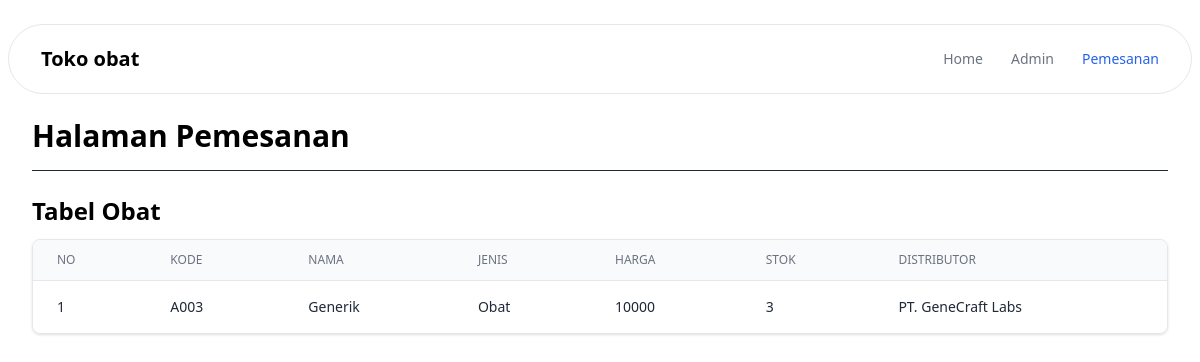
The app's page /pemesanan.php with its own data.
### tables this page shows
CREATE TABLE `t_obat` (
  `id` int(11) NOT NULL,
  `kode` varchar(255) NOT NULL,
  `jenis` varchar(255) NOT NULL,
  `nama` varchar(255) NOT NULL,
  `harga` int(11) NOT NULL,
  `stok` int(11) NOT NULL,
  `id_distributor` int(11) NOT NULL
);

CREATE TABLE `t_distributor` (
  `id` int(11) NOT NULL,
  `kode` varchar(255) DEFAULT NULL,
  `nama` varchar(255) DEFAULT NULL,
  `alamat` varchar(255) DEFAULT NULL,
  `email` varchar(255) DEFAULT NULL,
  `telepon` varchar(255) DEFAULT NULL,
  `pic` varchar(255) DEFAULT NULL
);

### functions.php (called while the page is built, shortened)
<?php
$conn = mysqli_connect("localhost", "root", "", "toko_obat");
function query($query)
{
  global $conn;
  $result = mysqli_query($conn, $query);
  $rows = [];
  while ($row = mysqli_fetch_assoc($result)) {
    $rows[] = $row;
  }
  return $rows;
}

### pemesanan.php (the view, shortened to what this page needs)
<?php
require 'functions.php';
$data_obat = query("SELECT t_obat.*, t_distributor.nama AS nama_distributor FROM t_obat JOIN t_distributor ON t_obat.id_distributor = t_distributor.id WHERE stok <= 4");
?>
<!DOCTYPE html>
<html>
<head>
	<link href="./output.css" rel="stylesheet">
</head>
<body>
	<header class="z-50 flex flex-wrap w-full text-sm md:justify-start md:flex-nowrap">
		<nav class="mt-6 relative max-w-[85rem] w-full bg-white border border-gray-200 rounded-[36px] mx-2 py-3 px-4 md:flex md:items-center md:justify-between md:py-0 md:px-6 lg:px-8 xl:mx-auto dark:bg-neutral-800 dark:border-neutral-700" aria-label="Global">
			<div class="flex items-center justify-between">
				<a class="flex-none text-xl font-semibold dark:text-white" href="index.php" aria-label="Brand">Toko obat</a>
			</div>
			<div id="navbar-collapse-with-animation" class="hidden overflow-hidden transition-all duration-300 hs-collapse basis-full grow md:block">
				<div class="flex flex-col mt-5 gap-y-4 gap-x-0 md:flex-row md:items-center md:justify-end md:gap-y-0 md:gap-x-7 md:mt-0 md:ps-7">
					<a class="font-medium text-gray-500 hover:text-gray-400 md:py-6 dark:text-neutral-400 dark:hover:text-neutral-500" href="index.php">Home</a>
					<a class="font-medium text-gray-500 hover:text-gray-400 md:py-6 dark:text-neutral-400 dark:hover:text-neutral-500" href="admin.php">Admin</a>
					<a class="font-medium text-blue-600 md:py-6 dark:text-blue-500" href="pemesanan.php" aria-current="page">Pemesanan</a>
				</div>
			</div>
		</nav>
	</header>
	<main id="content">
		<div class=" max-w-[85rem] mx-auto px-4 sm:px-6 lg:px-8 pt-6 pb-2">
			<h1 class="text-3xl font-bold">Halaman Pemesanan</h1>
			<hr class="my-4 border-gray-800 dark:border-white">
		</div>
		<div class="max-w-[85rem] mx-auto pb-10 px-4 sm:px-6 lg:px-8 ">
			<h2 class="mb-3 text-2xl font-bold">Tabel Obat</h2>
			<div class="flex flex-col">
				<div class="-m-1.5 overflow-x-auto">
					<div class="p-1.5 min-w-full inline-block align-middle">
						<div class="overflow-hidden border rounded-lg shadow dark:border-neutral-700 dark:shadow-gray-900">
							<table class="min-w-full divide-y divide-gray-200 dark:divide-neutral-700">
								<thead class="bg-gray-50 dark:bg-neutral-700">
									<tr>
										<th scope="col" class="px-6 py-3 text-xs font-medium text-gray-500 uppercase text-start dark:text-neutral-400">No</th>
										<th scope="col" class="px-6 py-3 text-xs font-medium text-gray-500 uppercase text-start dark:text-neutral-400">Kode</th>
										<th scope="col" class="px-6 py-3 text-xs font-medium text-gray-500 uppercase text-start dark:text-neutral-400">Nama</th>
										<th scope="col" class="px-6 py-3 text-xs font-medium text-gray-500 uppercase text-start dark:text-neutral-400">Jenis</th>
										<th scope="col" class="px-6 py-3 text-xs font-medium text-gray-500 uppercase text-start dark:text-neutral-400">Harga</th>
										<th scope="col" class="px-6 py-3 text-xs font-medium text-gray-500 uppercase text-start dark:text-neutral-400">Stok</th>
										<th scope="col" class="px-6 py-3 text-xs font-medium text-gray-500 uppercase text-start dark:text-neutral-400">Distributor</th>
									</tr>
								</thead>
								<tbody class="divide-y divide-gray-200 dark:divide-neutral-700">
									<?php $i = 1; ?>
									<?php foreach ($data_obat as $row) : ?>
										<tr>
											<td class="px-6 py-4 text-sm font-medium text-gray-800 whitespace-nowrap dark:text-neutral-200"><?= $i; ?></td>
											<td class="px-6 py-4 text-sm text-gray-800 whitespace-nowrap dark:text-neutral-200"><?= $row["kode"]; ?></td>
											<td class="px-6 py-4 text-sm text-gray-800 whitespace-nowrap dark:text-neutral-200"><?= $row["nama"]; ?></td>
											<td class="px-6 py-4 text-sm text-gray-800 whitespace-nowrap dark:text-neutral-200"><?= $row["jenis"]; ?></td>
											<td class="px-6 py-4 text-sm text-gray-800 whitespace-nowrap dark:text-neutral-200"><?= $row["harga"]; ?></td>
											<td class="px-6 py-4 text-sm text-gray-800 whitespace-nowrap dark:text-neutral-200"><?= $row["stok"]; ?></td>
											<td class="px-6 py-4 text-sm text-gray-800 whitespace-nowrap dark:text-neutral-200"><?= $row["nama_distributor"]; ?></td>
										</tr>
										<?php $i++; ?>
									<?php endforeach; ?>
								</tbody>
							</table>
						</div>
					</div>
				</div>
			</div>
		</div>
	</main>
</body>
</html>

### records on screen
t_obat: kode "A003", nama "Generik", jenis "Obat", harga "10000", stok "3", id_distributor.nama "PT. GeneCraft Labs"
